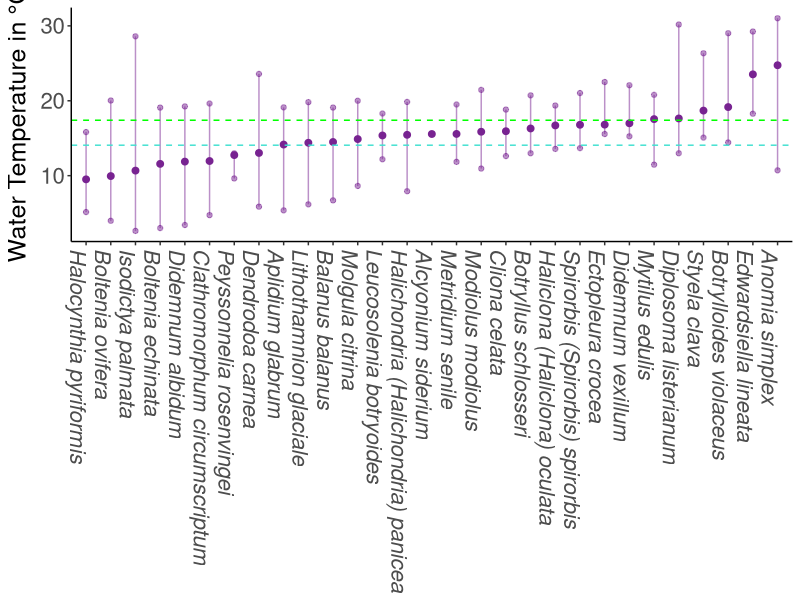
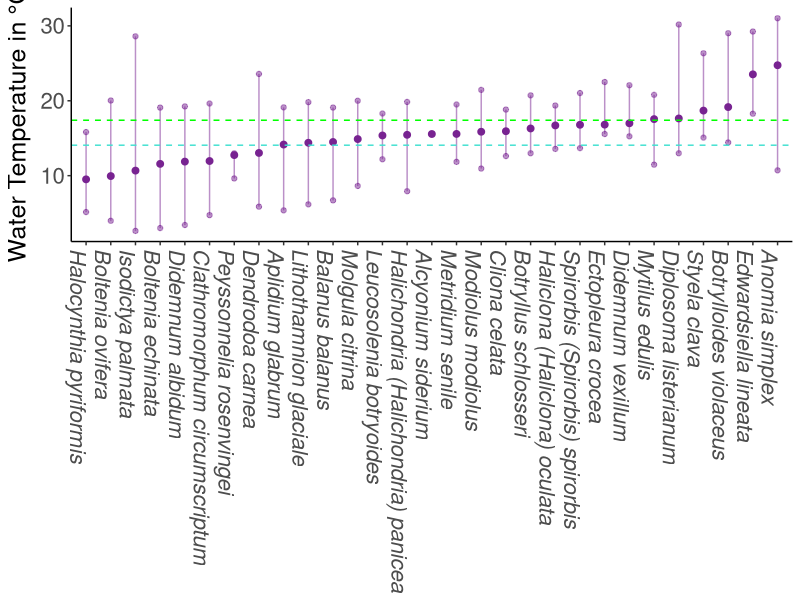

Source code (R) for these figures, in order:
library(tidyverse)
library(ggplot2)
library(readr)

# read in and go from here

coefout <- read_csv("data/coefs_with_indices.csv")
View(coefout)
# plot data ---------------------------------------------------------------


color2 <- "#782391"
coefout %>% 
  filter(!is.na(gen_spp)) |>
  mutate(gen_spp = forcats::fct_reorder(gen_spp, BO21_tempmax_bdmean_mean) ) %>%
  
  ggplot(aes(x=gen_spp)) +
  
  
  geom_point(aes(y=BO21_tempmax_bdmean_q5),  color = color2, alpha=.5)+
  geom_point(aes(y=BO21_tempmax_bdmean_q95), color = color2, alpha=.5)+
  geom_point(aes(y=BO21_tempmax_bdmean_mean), color = color2, alpha=1, size=2)+
  geom_segment(aes(xend=gen_spp,
                   y=BO21_tempmax_bdmean_q5,
                   yend=BO21_tempmax_bdmean_q95), color = color2, alpha=.5)+
#  annotate(geom="text",
#           x=3, y=30, 
#           hjust=-0.1, vjust=0.2,
#           label = 
#             "\n Max temp at mean depth",
#           color = color2,
#           fontface="bold",
#           size=5) +
  
  labs(x=NULL, y= expression(paste("Water Temperature in ", "\u00b0C"))) +
  theme_classic() +
  theme(#plot.margin = margin(l=25,b=5,unit="pt"),
    axis.text.x = element_text(angle = -90, hjust = 0))+
  geom_hline(yintercept=c(14.07, 17.4), linetype='dashed', color=c('turquoise', 'green')) +
  theme(axis.text.x = element_text(face = "italic")) +
  theme(axis.text=element_text(size=16),
        axis.title=element_text(size=18))

ggsave("figures/thermal_preference_ranges.jpg")

